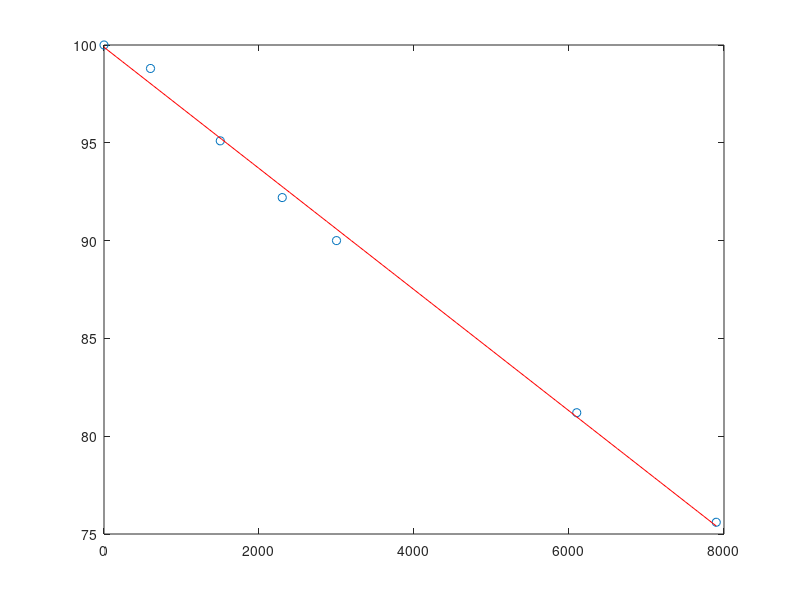

Write MATLAB code to recreate this figure.
h = [0 600 1500 2300 3000 6100 7900];
T = [100 98.8 95.1 92.2 90 81.2 75.6];
p = polyfit(h, T, 1);
T5000 = polyval(p, 5000);
xpoint = linspace(0, 7900, 100);
ypoint = polyval(p, xpoint);
plot(h, T, 'o', xpoint, ypoint, 'r')